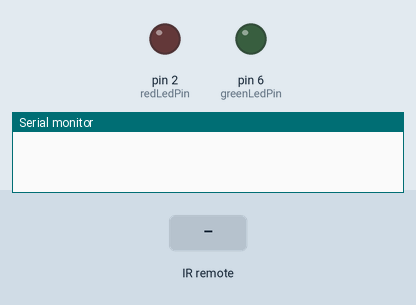
Recording of a sketch running on a simulated Arduino Uno, built with avr-gcc and run on an emulated ATmega328P. Shown: output pins drawn as LEDs (lit = HIGH), the last lines printed to the serial monitor. Inputs (shaded band) come from the test bench.

Above: at 1.2 s.
1.3 s: infrared code 0xFF30CF received
At 1.6 s:
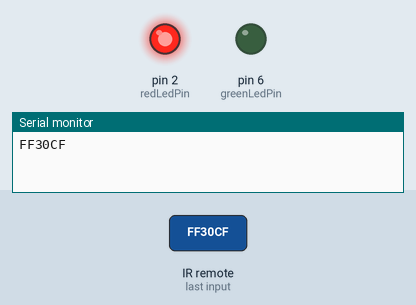
2.8 s: infrared code 0xFF18E7 received
At 4.0 s:
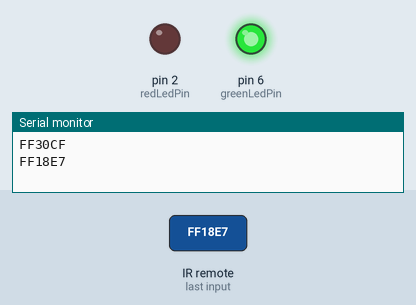
4.3 s: infrared code 0xFF7A85 received
At 5.1 s:
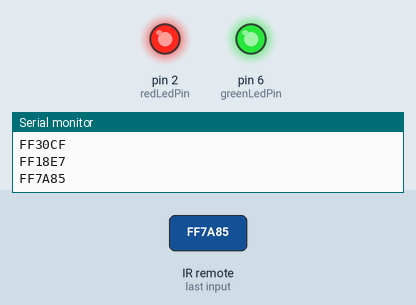
Timing chart, 0 to 7.3 s (numbered marks = the images above; inputs shaded):
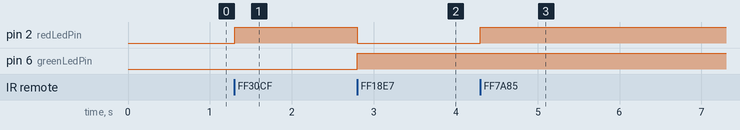

Measured:
- after the input at 1.3 s, pin 2 (redLedPin): LOW → HIGH at once
- after the input at 2.8 s, pin 2 (redLedPin): HIGH → LOW at once; pin 6 (greenLedPin): LOW → HIGH at once
- after the input at 4.3 s, pin 2 (redLedPin): LOW → HIGH at once

The sketch:

07_01_IRemote_LED.ino.ino
```cpp
#include <IRremote.h>   // 导入红外库

const int RECV_PIN = 12;  // 定义红外模块连接引脚D12
const int redLedPin = 2;     // 红色LED灯连接D2引脚
const int greenLedPin = 6;   // 绿色LED灯连接D6引脚
int flag=4;   // 定义状态变量

IRrecv irrecv(RECV_PIN);  // 定义红外类库对象实例
decode_results results;  // 定位红外接收解码对象实例

void setup()
{
  Serial.begin(9600);   // 设置窗口波特率
  irrecv.enableIRIn(); // 启动红外接收
  pinMode(redLedPin, OUTPUT);   // 设置D2引脚为输出
  pinMode(greenLedPin, OUTPUT);  // 设置D6引脚为输出
}

void loop() {
  if (irrecv.decode(&results)) {   // 接收红外数据，并将解码结果保存到results
    Serial.println(results.value, HEX);  // 将解码结果输出到串口监视器
    switch (results.value) {      // 根据按键值进行判断
      case 0xFF30CF :             // 如果按下1键
        digitalWrite(redLedPin, HIGH);   // 红色LED灯亮
        digitalWrite(greenLedPin, LOW);  // 绿色LED灯熄灭
        break;
      case 0xFF18E7:
        digitalWrite(redLedPin, LOW);    // 红色LED灯熄灭
        digitalWrite(greenLedPin, HIGH); // 绿色LED灯亮
        break;
      case 0xFF7A85:
        digitalWrite(redLedPin, HIGH);    // 红色LED灯亮
        digitalWrite(greenLedPin, HIGH);  // 绿色LED灯亮
        break;
    }
    irrecv.resume(); // 清空缓存，接收下一个红外数据
  }
}
```
